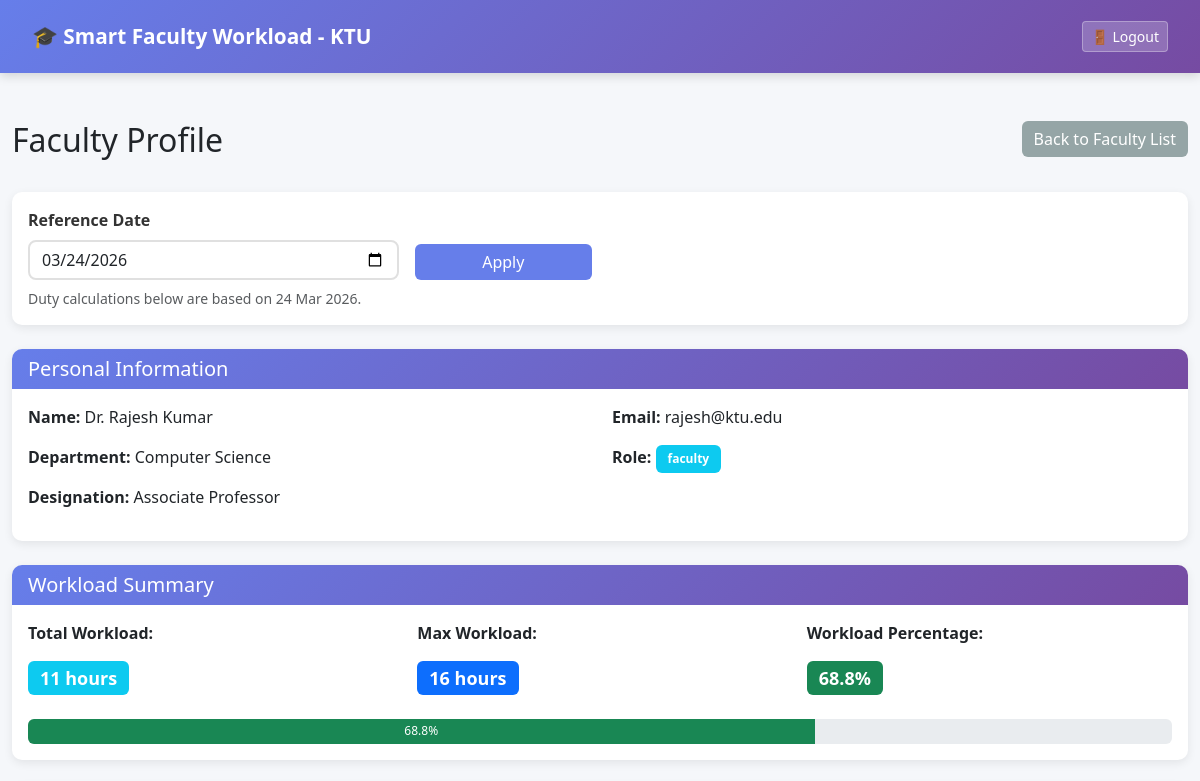
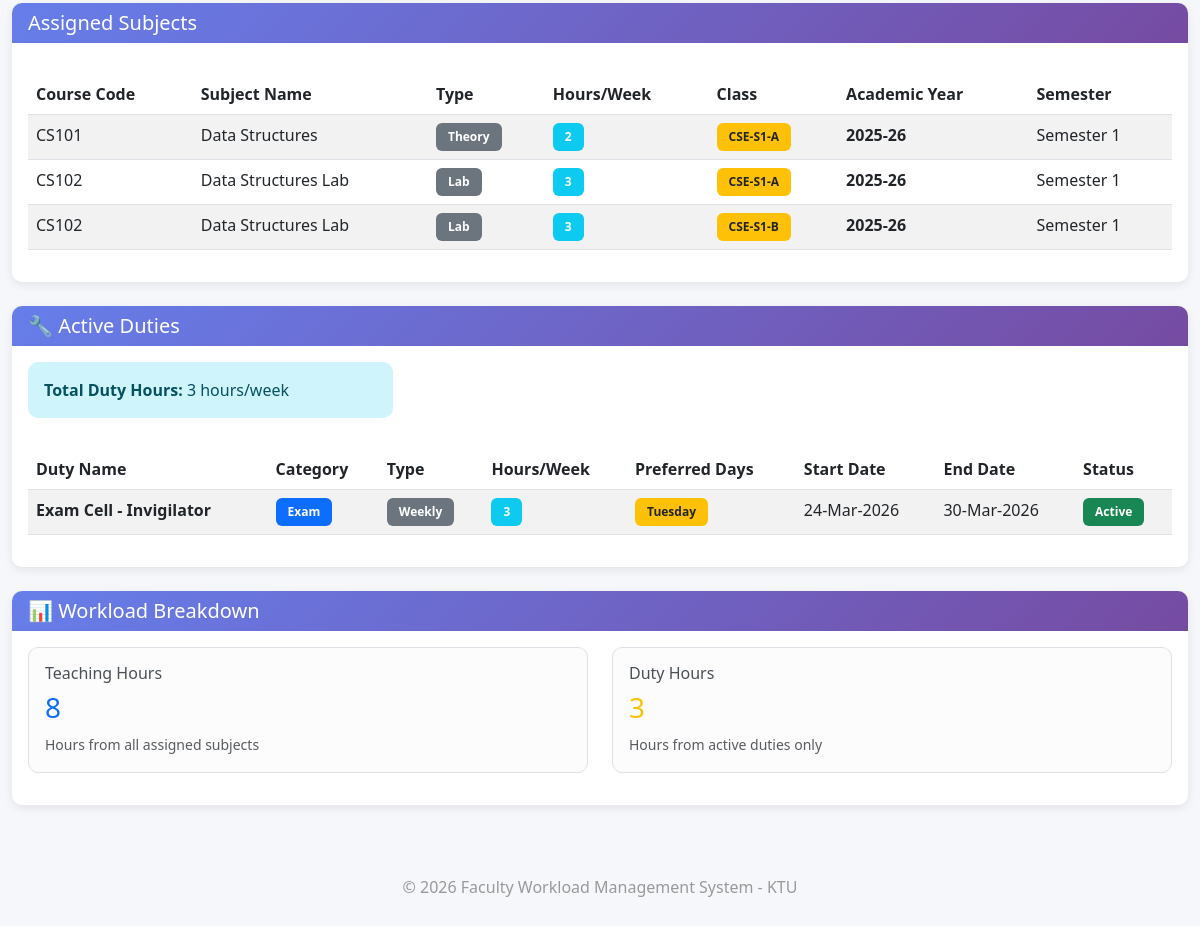
The page /faculty/2 (signed in) on the database as committed earlier (2 pictures, top to bottom).
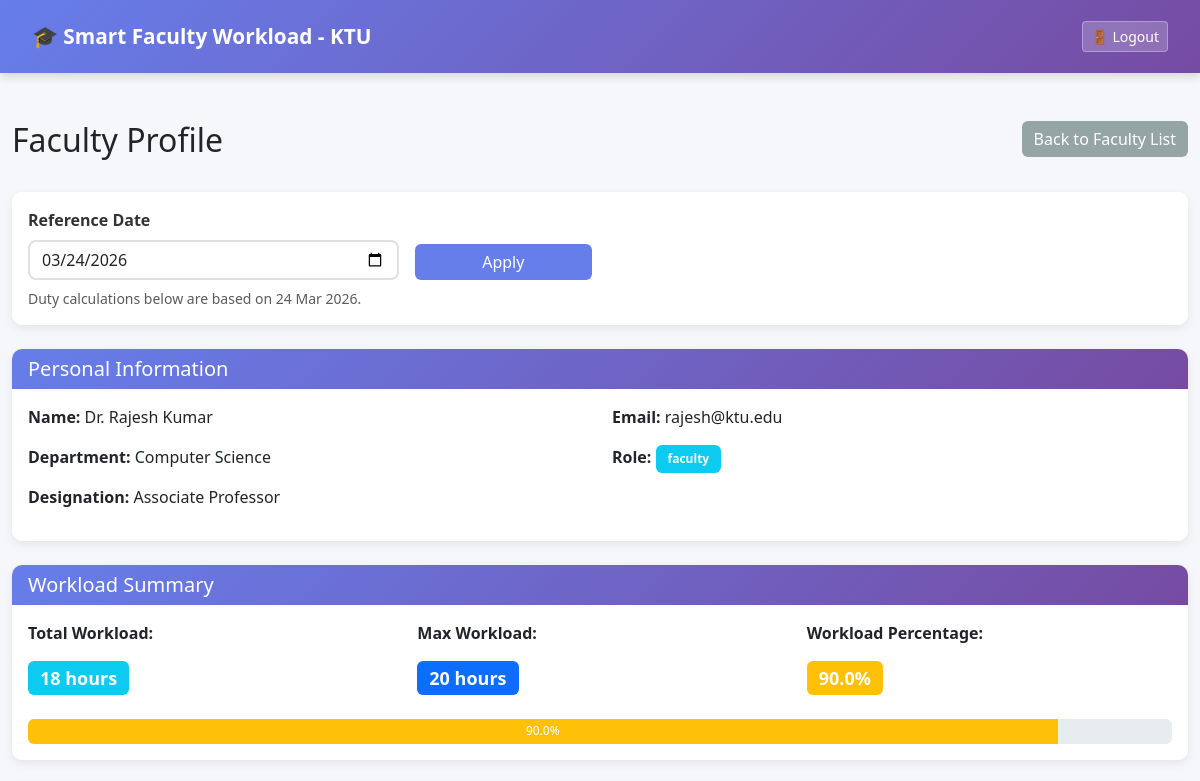
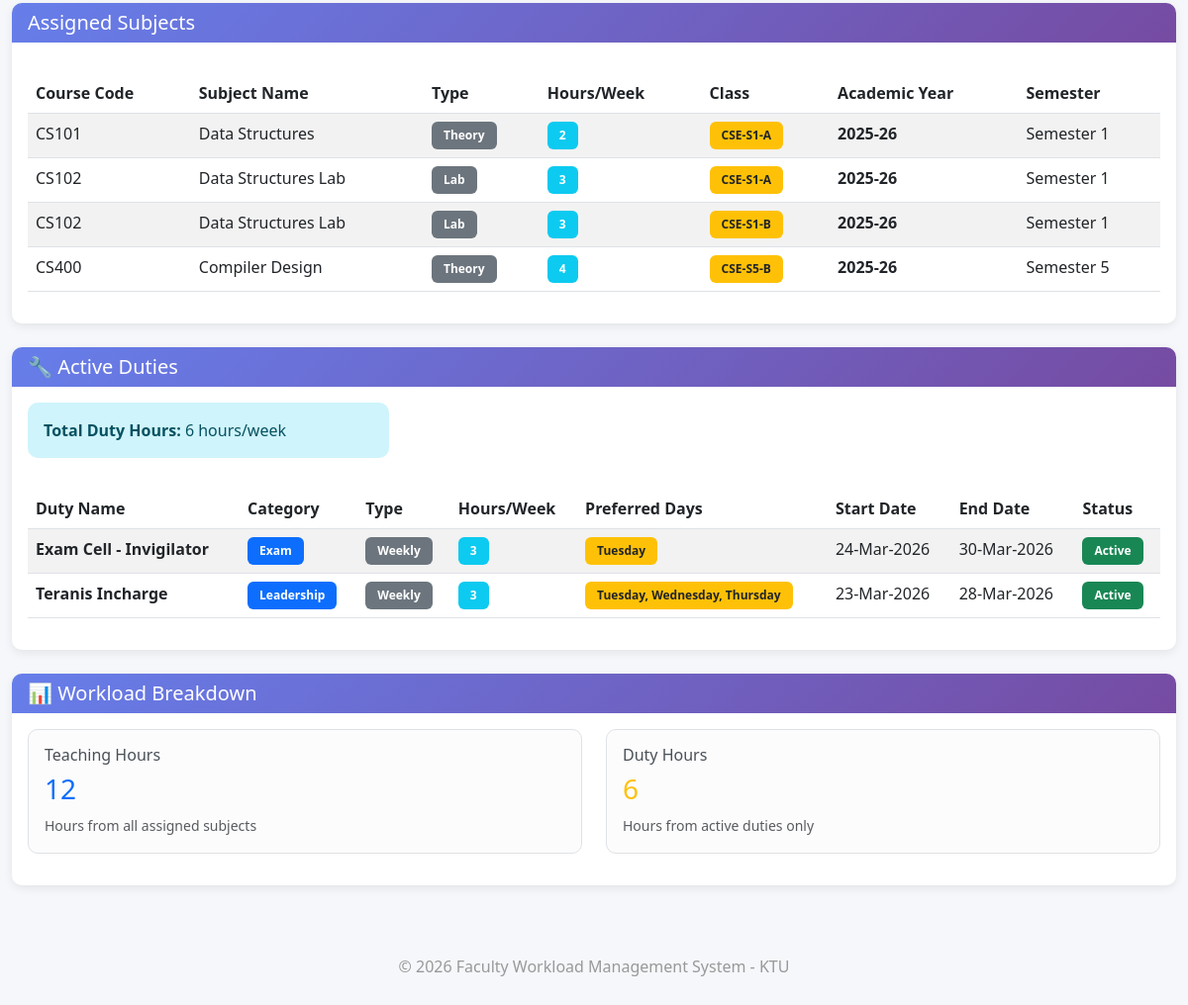
The same page on the database as committed later (2 pictures, top to bottom).
### app/models.py (models this page shows, shortened)
class Faculty(UserMixin, db.Model):
    id = db.Column(db.Integer, primary_key=True)
    name = db.Column(db.String(100), nullable=False)
    department = db.Column(db.String(100), nullable=False)
    designation = db.Column(db.String(50), nullable=False)
    email = db.Column(db.String(120), unique=True, nullable=False)
    password_hash = db.Column(db.String(200), nullable=False)
    max_workload = db.Column(db.Integer, default=20)
    role = db.Column(db.String(20), default="faculty")
    assignments = db.relationship(
        'Assignment',
        backref='faculty',
        lazy=True,
        cascade="all, delete-orphan"
    )
    duties = db.relationship(
        'AdditionalDuty',
        backref='faculty',
        lazy=True,
        cascade="all, delete-orphan"
    )
    timetables = db.relationship(
        'Timetable',
        backref='faculty_obj',
        lazy=True,
        cascade="all, delete-orphan"
    )
    def get_active_duties(self, reference_date=None):
        return [
            d for d in self.duties
            if d.faculty_id == self.id and d.is_active(reference_date)
        ]
    def calculate_teaching_hours(self):
        return sum([a.subject.hours_per_week for a in self.assignments])
    def calculate_duty_hours(self, reference_date=None):
        return sum([d.hours for d in self.get_active_duties(reference_date)])
    def calculate_total_workload(self, reference_date=None):
        teaching_hours = self.calculate_teaching_hours()
        duty_hours = self.calculate_duty_hours(reference_date)
        return teaching_hours + duty_hours

class Assignment(db.Model):
    __table_args__ = (
        db.UniqueConstraint(
            'faculty_id',
            'subject_id',
            'class_id',
            'academic_year',
            name='unique_faculty_subject_class_year'
        ),
    )
    id = db.Column(db.Integer, primary_key=True)
    faculty_id = db.Column(db.Integer, db.ForeignKey('faculty.id'), nullable=False)
    subject_id = db.Column(db.Integer, db.ForeignKey('subject.id'), nullable=False)
    class_id = db.Column(db.Integer, db.ForeignKey('class.id'), nullable=True)
    class_division = db.Column(db.String(20), nullable=True)  # Legacy compatibility for older rows
    semester = db.Column(db.Integer, nullable=False)  # Inherited from subject but stored for reference
    academic_year = db.Column(db.String(20), nullable=False)  # e.g., "2025-26"
    assigned_date = db.Column(db.DateTime, default=datetime.utcnow)
    class_obj = db.relationship('Class', backref='assignments')
    @property
    def class_name(self):
        if self.class_obj:
            return self.class_obj.class_name
        return self.class_division or "Unassigned Class"

class Subject(db.Model):
    id = db.Column(db.Integer, primary_key=True)
    course_code = db.Column(db.String(20), nullable=False)
    subject_name = db.Column(db.String(150), nullable=False)
    subject_type = db.Column(db.String(20), nullable=False)  # 'Theory' or 'Lab'
    is_lab = db.Column(db.Boolean, default=False)  # Flag for lab subjects
    hours_per_week = db.Column(db.Integer, nullable=False)  # Theory: varies, Lab: typically 3 hours continuous
    semester = db.Column(db.Integer, nullable=False)  # Semester number (1-8)
    created_at = db.Column(db.DateTime, default=datetime.utcnow)
    assignments = db.relationship(
        'Assignment',
        backref='subject',
        lazy=True,
        cascade="all, delete-orphan"
    )

class Class(db.Model):
    __tablename__ = 'class'
    id = db.Column(db.Integer, primary_key=True)
    class_name = db.Column(db.String(50), nullable=False, unique=True)  # e.g., "S3-A", "S5-B"
    semester = db.Column(db.Integer, nullable=False)  # 1-8
    department = db.Column(db.String(100), nullable=False)  # e.g., "Computer Science"
    created_at = db.Column(db.DateTime, default=datetime.utcnow)
    timetables = db.relationship(
        'Timetable',
        backref='class_obj',
        lazy=True,
        cascade="all, delete-orphan"
    )

class AdditionalDuty(db.Model):
    __table_args__ = (
        db.UniqueConstraint(
            'faculty_id',
            'duty_name',
            'start_date',
            name='unique_faculty_duty_period'
        ),
    )
    id = db.Column(db.Integer, primary_key=True)
    faculty_id = db.Column(db.Integer, db.ForeignKey('faculty.id'), nullable=True)  # Allow unassigned
    duty_name = db.Column(db.String(150), nullable=False)  # e.g., "HOD", "Placement Officer", "Exam Cell Duty"
    category = db.Column(db.String(50), nullable=False)  # 'Leadership' (HOD/Placement Officer), 'Exam', 'Administrative', 'Research'
    duration_type = db.Column(db.String(20), nullable=False)  # 'Yearly' or 'Weekly' or 'Custom'
    hours = db.Column(db.Integer, nullable=False)  # Hours per week
    duty_day = db.Column(db.String(20), nullable=True)  # Monday-Friday
    start_date = db.Column(db.Date, nullable=False)  # When duty starts
    end_date = db.Column(db.Date, nullable=False)  # When duty ends
    academic_year = db.Column(db.String(20), nullable=False)  # e.g., "2025-26"
    created_at = db.Column(db.DateTime, default=datetime.utcnow)
    @property
    def preferred_days_list(self):
        if not self.duty_day:
            return []
        return [day.strip() for day in self.duty_day.split(',') if day.strip()]
    @property
    def preferred_days_display(self):
        days = self.preferred_days_list
        return ", ".join(days) if days else "Random"
    def is_active(self, reference_date=None):
        target_date = reference_date or datetime.utcnow().date()
        return self.start_date <= target_date <= self.end_date

### app/routes.py (the view)
@main.route('/faculty/<int:id>')
@login_required
def faculty_profile(id):
    if current_user.role != "admin":
        return "Access Denied: Admins Only"
    reference_date = get_reference_date()
    faculty = Faculty.query.get_or_404(id)
    assignments = faculty.assignments
    active_duties = faculty.get_active_duties(reference_date)
    teaching_hours = faculty.calculate_teaching_hours()
    duty_hours = faculty.calculate_duty_hours(reference_date)
    total_workload = faculty.calculate_total_workload(reference_date)
    workload_percentage = (total_workload / faculty.max_workload * 100) if faculty.max_workload > 0 else 0
    return render_template(
        "faculty_profile.html",
        faculty=faculty,
        reference_date=reference_date,
        assignments=assignments,
        active_duties=active_duties,
        teaching_hours=teaching_hours,
        duty_hours=duty_hours,
        total_workload=total_workload,
        workload_percentage=workload_percentage
    )

### app/__init__.py (called while the page is built)
def create_app():
    app = Flask(__name__)
    app.config.from_object(Config)
    db.init_app(app)
    login_manager.init_app(app)
    from app.routes import main
    app.register_blueprint(main)
    from app.models import Faculty
    @login_manager.user_loader
    def load_user(user_id):
        return Faculty.query.get(int(user_id))
    return app

### app/routes.py (called while the page is built)
def get_reference_date():
    requested_date = request.args.get('reference_date')
    try:
        return datetime.strptime(requested_date, '%Y-%m-%d').date() if requested_date else datetime.utcnow().date()
    except ValueError:
        return datetime.utcnow().date()

### app/templates/faculty_profile.html (shortened to what the changed rows need)
{% extends "base.html" %}
{% block content %}
<div class="row mb-4">
    <div class="col-md-8">
        <h2>Faculty Profile</h2>
    </div>
</div>
<div class="card mb-4">
    <div class="card-body">
        <div class="row">
            <div class="col-md-6">
                <p><strong>Name:</strong> {{ faculty.name }}</p>
                <p><strong>Department:</strong> {{ faculty.department }}</p>
                <p><strong>Designation:</strong> {{ faculty.designation }}</p>
            </div>
            <div class="col-md-6">
                <p><strong>Email:</strong> {{ faculty.email }}</p>
                <p><strong>Role:</strong> <span class="badge bg-info">{{ faculty.role }}</span></p>
            </div>
        </div>
    </div>
</div>
<div class="card mb-4">
    <div class="card-body">
        <div class="row">
            <div class="col-md-4">
                <h4><span class="badge bg-info">{{ total_workload }} hours</span></h4>
            </div>
            <div class="col-md-4">
                <h4><span class="badge bg-primary">{{ faculty.max_workload }} hours</span></h4>
            </div>
            <div class="col-md-4">
                <h4>
                    {% if workload_percentage > 100 %}
                        <span class="badge bg-danger">{{ "%.1f"|format(workload_percentage) }}%</span>
                    {% elif workload_percentage > 80 %}
                        <span class="badge bg-warning">{{ "%.1f"|format(workload_percentage) }}%</span>
                    {% else %}
                        <span class="badge bg-success">{{ "%.1f"|format(workload_percentage) }}%</span>
                    {% endif %}
                </h4>
            </div>
        </div>
        <div class="mt-3">
            <div class="progress" style="height: 25px;">
                {% set capped_percentage = workload_percentage if workload_percentage <= 100 else 100 %}
                {% if workload_percentage > 100 %}
                    <div class="progress-bar bg-danger" role="progressbar"
                         style="width: 100%;"
                         aria-valuenow="100" aria-valuemin="0" aria-valuemax="100">
                        {{ "%.1f"|format(workload_percentage) }}%
                    </div>
                {% elif workload_percentage > 80 %}
                    <div class="progress-bar bg-warning" role="progressbar"
                         style="width: {{ capped_percentage }}%;"
                         aria-valuenow="{{ capped_percentage }}" aria-valuemin="0" aria-valuemax="100">
                        {{ "%.1f"|format(workload_percentage) }}%
                    </div>
                {% else %}
                    <div class="progress-bar bg-success" role="progressbar"
                         style="width: {{ capped_percentage }}%;"
                         aria-valuenow="{{ capped_percentage }}" aria-valuemin="0" aria-valuemax="100">
                        {{ "%.1f"|format(workload_percentage) }}%
                    </div>
                {% endif %}
            </div>
        </div>
    </div>
</div>
<div class="card">
    <div class="card-body">
        {% if assignments|length > 0 %}
        <div class="table-responsive">
            <table class="table table-striped">
                <thead>
                    <tr>
                        <th>Course Code</th>
                        <th>Subject Name</th>
                        <th>Type</th>
                        <th>Hours/Week</th>
                        <th>Class</th>
                        <th>Academic Year</th>
                        <th>Semester</th>
                    </tr>
                </thead>
                <tbody>
                    {% for assignment in assignments %}
                    <tr>
                        <td>{{ assignment.subject.course_code }}</td>
                        <td>{{ assignment.subject.subject_name }}</td>
                        <td>
                            <span class="badge bg-secondary">{{ assignment.subject.subject_type }}</span>
                        </td>
                        <td>
                            <span class="badge bg-info">{{ assignment.subject.hours_per_week }}</span>
                        </td>
                        <td>
                            <span class="badge bg-warning text-dark">{{ assignment.class_name }}</span>
                        </td>
                        <td>
                            <strong>{{ assignment.academic_year }}</strong>
                        </td>
                        <td>
                            {% if assignment.subject.semester %}
                                Semester {{ assignment.subject.semester }}
                            {% else %}
                                -
                            {% endif %}
                        </td>
                    </tr>
                    {% endfor %}
                </tbody>
            </table>
        </div>
        {% else %}
        <div class="alert alert-info">No subjects assigned to this faculty.</div>
        {% endif %}
    </div>
</div>
<div class="card mt-4">
    <div class="card-body">
        {% if active_duties|length > 0 %}
        <div class="row mb-3">
            <div class="col-md-4">
                <div class="alert alert-info mb-0">
                    <strong>Total Duty Hours:</strong> {{ duty_hours }} hours/week
                </div>
            </div>
        </div>
        <div class="table-responsive">
            <table class="table table-striped">
                <thead>
                    <tr>
                        <th>Duty Name</th>
                        <th>Category</th>
                        <th>Type</th>
                        <th>Hours/Week</th>
                        <th>Preferred Days</th>
                        <th>Start Date</th>
                        <th>End Date</th>
                        <th>Status</th>
                    </tr>
                </thead>
                <tbody>
                    {% for duty in active_duties %}
                    <tr>
                        <td><strong>{{ duty.duty_name }}</strong></td>
                        <td>
                            <span class="badge bg-primary">{{ duty.category }}</span>
                        </td>
                        <td>
                            <span class="badge bg-secondary">{{ duty.duration_type }}</span>
                        </td>
                        <td>
                            <span class="badge bg-info">{{ duty.hours }}</span>
                        </td>
                        <td>
                            <span class="badge bg-warning text-dark">{{ duty.preferred_days_display }}</span>
                        </td>
                        <td>{{ duty.start_date.strftime('%d-%b-%Y') }}</td>
                        <td>{{ duty.end_date.strftime('%d-%b-%Y') }}</td>
                        <td>
                            {% if duty.is_active(reference_date) %}
                                <span class="badge bg-success">Active</span>
                            {% else %}
                                <span class="badge bg-secondary">Inactive</span>
                            {% endif %}
                        </td>
                    </tr>
                    {% endfor %}
                </tbody>
            </table>
        </div>
        {% else %}
        <div class="alert alert-info">No active duties assigned to this faculty.</div>
        {% endif %}
    </div>
</div>
<div class="card mt-4">
    <div class="card-body">
        <div class="row">
            <div class="col-md-6">
                <div class="alert alert-light border">
                    <h6>Teaching Hours</h6>
                    <h3 class="text-primary">{{ teaching_hours }}</h3>
                    <small class="text-muted">Hours from all assigned subjects</small>
                </div>
            </div>
            <div class="col-md-6">
                <div class="alert alert-light border">
                    <h6>Duty Hours</h6>
                    <h3 class="text-warning">{{ duty_hours }}</h3>
                    <small class="text-muted">Hours from active duties only</small>
                </div>
            </div>
        </div>
    </div>
</div>
{% endblock %}

Rows that differ between the two databases and show on the page:
changed Faculty "Dr. Rajesh Kumar": max_workload "16" → "20"
added Assignment: subject.course_code "CS400", subject.subject_name "Compiler Design", subject.subject_type "Theory", subject.hours_per_week "4", class_name "CSE-S5-B", academic_year "2025-26", subject.semester "5"
added AdditionalDuty: duty_name "Teranis Incharge", category "Leadership", duration_type "Weekly", hours "3", preferred_days_display "Tuesday, Wednesday, Thursday", start_date "23-Mar-2026", end_date "28-Mar-2026", shows "Active"
Other text that changed with them:
{{ total_workload }}: "11" → "18"
{{ "%.1f"|format(workload_percentage) }}: (not shown) → "90.0"
{{ duty_hours }}: "3" → "6"
{{ teaching_hours }}: "8" → "12"
{{ "%.1f"|format(workload_percentage) }}: "68.8" → (not shown)
